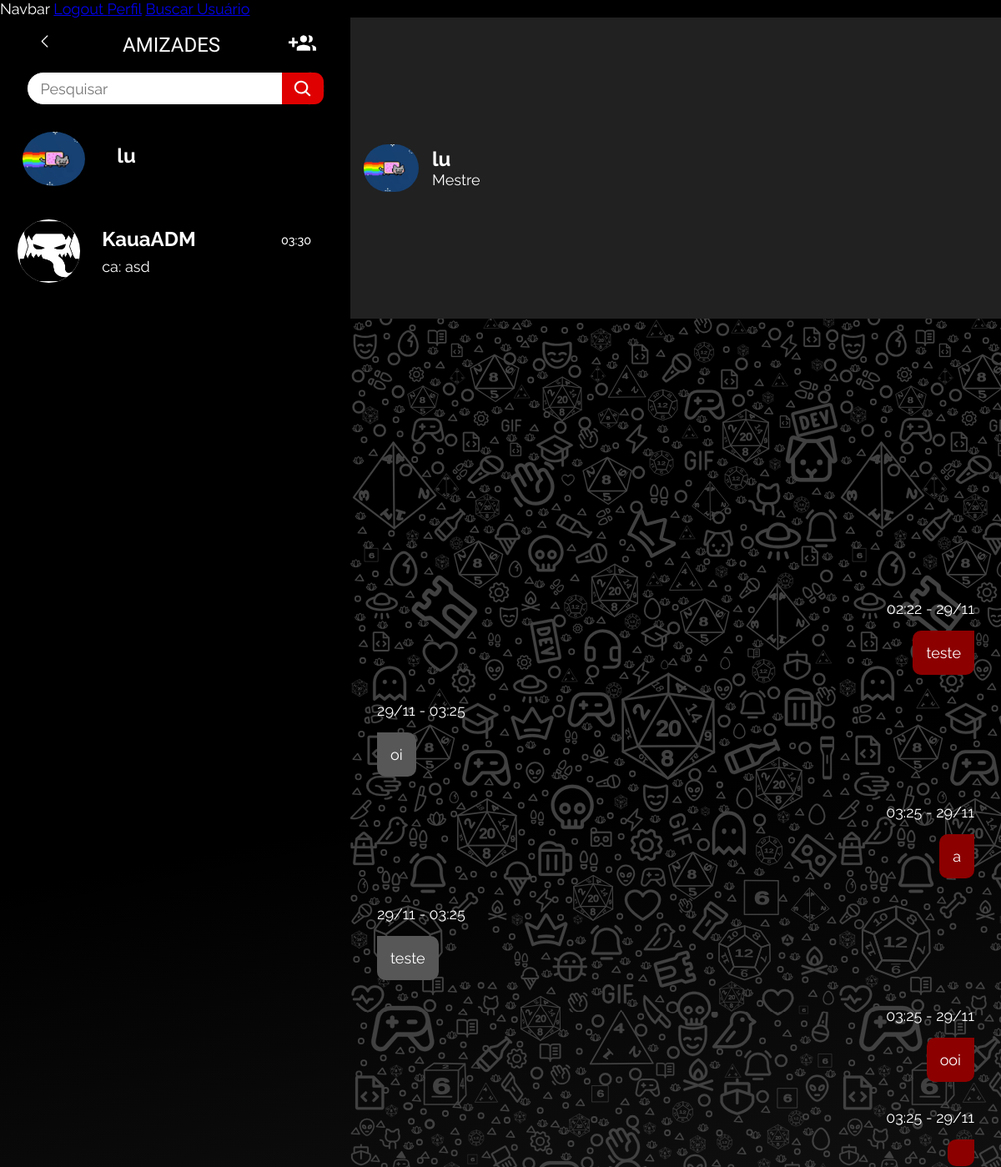
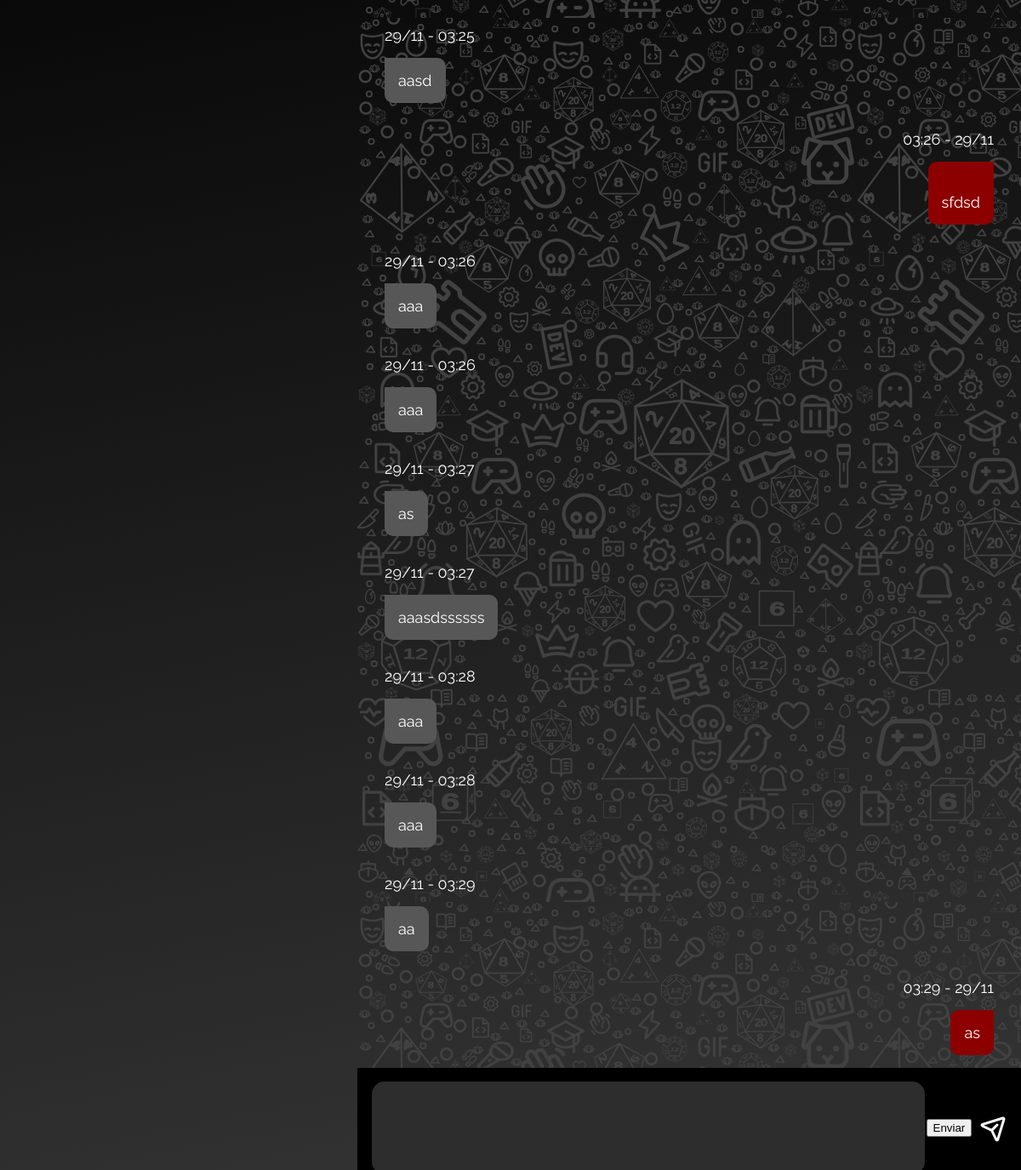
The app's page /SistAmizade/Abrir_chat_privado/2/ (signed in) with its own data (2 pictures, top to bottom).
### SistAmizade/models.py (models this page shows, shortened)
class Amigo(models.Model):
    usuario = models.ForeignKey(User, related_name='amigos', on_delete=models.CASCADE)
    amigo = models.ForeignKey(User, related_name='amigos_de', on_delete=models.CASCADE)
    data_criacao = models.DateTimeField(auto_now_add=True)
    slug = models.SlugField(max_length=255, default=None)
    fotoConta = models.FileField(max_length=200, default="Indefinido")
    nomeAmigo = models.CharField(max_length=200, default='None')
    class Meta:
        unique_together = ('usuario', 'amigo')

### home/models.py (models this page shows, shortened)
class Perfil(models.Model):
    nomePerfil = models.ForeignKey(User, on_delete=models.CASCADE)
    slug = models.SlugField(User, unique=True)
    SESSION_CHOICES = (
        ('Online', 'Online'),
        ('Presencial', 'Presencial'),
    )
    PLAYER_TYPE_CHOICES = (
        ('Mestre', 'Mestre'),
        ('Jogador', 'Jogador'),
        ('Ambos', 'Ambos'),
    )
    RPG_SYSTEM_CHOICES = (
        ('Dungeons & Dragons', 'Dungeons & Dragons'),
        ('Tormenta20', 'Tormenta20'),
        ('Ordem Paranormal', 'Ordem Paranormal'),
        ('Call of Cthulhu', 'Call of Cthulhu'),
        ('Outros', 'Outros'),
    )
    fotoConta = models.ImageField(upload_to='images/profilePictures')
    tipo_sessao = models.CharField(max_length=20, choices=SESSION_CHOICES, null=True)
    tipo_player = models.CharField(max_length=20, choices=PLAYER_TYPE_CHOICES, null=True)
    descricao = models.TextField(max_length=256, null=True)
    sistema_rpg = models.CharField(max_length=20, choices=RPG_SYSTEM_CHOICES, null=True)
    idade = models.IntegerField(null=True)

### chat/models.py (models this page shows)
class Mensagem(models.Model):
	autor = models.ForeignKey(User, on_delete=models.CASCADE)
	tempo = models.DateTimeField(auto_now_add=True)
	conteudo = models.TextField()
	grupo = models.ForeignKey(Grupo, on_delete=models.CASCADE)

### SistAmizade/views.py (the view)
# urls.py: path('Abrir_chat_privado/<int:user_id>/', views.Abrir_chat_Amigo, name='Abrir_chat_privado'),
@login_required
def Abrir_chat_Amigo(request, user_id):
    user = request.user
    amigo = User.objects.get(pk=user_id)
    amigos = Amigo.objects.filter(usuario=user)
    aux = Perfil.objects.get(id=user_id)
    chatPerfil = {
        'fotoConta': aux.fotoConta,
        'nome': amigo.username,
        'tipoJogador': aux.tipo_player,
        'slug': aux.slug
    }
    grupo = Grupo.objects.filter(membros=user).filter(membros=amigo).first()
    if not grupo:
        grupo, _ = Grupo.objects.get_or_create(criador=user, publico=False)
        grupo.membros.add(user, amigo)
        grupo.save()
    if not Amigo.objects.filter(usuario=user, amigo=amigo).exists():
        return HttpResponseForbidden('Você não é amigo desse usuário.')
    mensagens = Mensagem.objects.filter(grupo=grupo).order_by('tempo')
    for teste in amigos:
        ultimaMSG = Mensagem.objects.filter(grupo=teste.amigo.id).order_by('-id').first()
        if ultimaMSG:
            teste.lastMessage = f'{ultimaMSG.autor}: {ultimaMSG.conteudo}'
            teste.lastHour = ultimaMSG.tempo
    return render(request, 'chat-privado.html', context={'mensagens': mensagens, 'uuid': grupo.uuid, 'amigos': amigos, 'chatPerfil': chatPerfil})

### SistAmizade/templates/chat-privado.html (shortened to what this page needs)
{% extends 'principal/base.html' %}
{% load static %}
{% block head %}
<link rel="stylesheet" href="{% static 'css/global-ia.css' %}" />
<link rel="stylesheet" href="{% static 'css/chat.css' %}" />
<link rel="stylesheet" href="{% static 'css/responsivity.css' %}">
{% endblock %}
{% block conteudo %}
<div class="flex" style="height: 100vh;">
    <div class="leftmessanger flex">
        <div class="contacts-header flex">
            <button style="all: unset;" onclick="goBack()">
                <img class="down-arrow-1-41" alt="" src="{% static 'img/public/downarrow-1-4@2x.png'%}" id="downArrow14"/>
            </button>
            <div id="amizades">AMIZADES</div>
            <div class="contacts-header-icon flex">
                <a href="{% url 'search_user' %}">
                    <img class="create-group-button-2-1" alt="" src="{% static "img/public/addFriend.png" %}" id="createGroupButton21"/>
                </a>
            </div>
        </div>
        <div class="searchbar2">
            <div class="searchbar-inner flex">
                <input id="searchInput" placeholder="Pesquisar" class="pesquisar" oninput="filterFriends()"></input>
                <div class="searchbar-child1 flex"/>
                    <img class="magnifying-glass-1-icon1" alt="" src="{% static "img/public/magnifyingglass-11.svg" %}"/>
                </div>
            </div>
        </div>
        <div class="contact-list flex">
            {% for amigo in amigos %}
            <a href="{% url 'Abrir_chat_privado' amigo.amigo.id %}">
            <div id="{{ amigo.nomeAmigo }}" class="amizade">
                <div class="image-50-group">
                    {% if amigo.fotoConta == 'Indefinido' %}
                        <img style="background-color: white;" class="image-50-icon1" alt="" src="{% static 'img/Ain.png' %}"/>
                    {% else %}
                        <img class="image-50-icon1" alt="" src="{{ amigo.fotoConta.url }}"/>
                    {% endif %}
                </div>
                <div class="contact-write">
                    <b>{{ amigo.nomeAmigo }}</b>
                    <p class="e-a-mesa">{{ amigo.lastMessage }}</p>
                </div>
                <p class="time">{{ amigo.lastHour|date:"H:i" }}</p>
            </div>
            </a>
            {% endfor %}
        </div>
    </div>
    <div id="chat" class="chatprivado flex">
        <div class="header1">
            <div class="header-child flex">
                <div class="image-50-parent3 flex">
                    {% if chatPerfil.fotoConta != 'Indefinido' %}
                        <img class="image-50-icon6" alt="" src="{{ chatPerfil.fotoConta.url }}"/>
                    {% else %}
                        <img class="image-50-icon6" alt="" src="{% static 'img/ain.png '%}"/>
                    {% endif %}
                </div>
                <div class="header-text">
                    <a style="all: unset; cursor: pointer;" href="{% url 'exibir_perfil' chatPerfil.slug %}"><b class="lucas-passos3">{{ chatPerfil.nome }}</b></a>
                    <p class="online">{{ chatPerfil.tipoJogador }}</p>
                </div>
            </div>
        </div>
        <div id="chat-body">
            <div id="chat-log" class="text-area flex">
                {% for mensagem in mensagens %}
                    {% if mensagem.autor == user %}
                        <div class="my-text">
                            <div class="hour">
                                <p>{{ mensagem.tempo|date:"H:i - d/m" }}</p>
                            </div>
                            <div class="flex msg">
                                <div class="msg-box">
                                    <p  style="white-space: pre-line;">{{ mensagem.conteudo }}</p>
                                </div>
                            </div>
                        </div>
                    {% else %}
                        <div class="your-text">
                            <div class="hour">
                                <p>{{ mensagem.tempo|date:"d/m - H:i" }}</p>
                            </div>
                            <div class="msg flex">
                                <div class="msg-box">
                                    <p  style="white-space: pre-line;">{{ mensagem.conteudo }}</p>
                                </div>
                            </div>
                        </div>
                    {% endif %}
                {% endfor %}
            </div>
            <div class="sent-bar flex">
                <div id="sent" class="flex">
                    <textarea type="text" id="auto-resize-textarea" oninput="autoResize()" class="flex" name="" cols="0" rows="0"></textarea>
                    <input id="chat-message-submit" type="button" value="Enviar">
                    <button class="sent-elipse flex">
                        <img src="{% static "img/public/paper-plane.svg" %}" alt="">
                    </button>
                </div>
            </div>
        </div>
    </div>
{% endblock conteudo %}

### static/css/global-ia.css (style rules this page uses)
* { margin: 0; }
.flex { display: flex; align-items: center; justify-content: center; }
body { margin: 0; overflow-x: hidden; }
button { all: initial; }
:root { --body: Raleway; --header-12: "a Absolute Empire"; --font-merriweather: Merriweather; --font-inter: Inter; --font-size-8xl: clamp(14px, 2.3vw, 27px); --font-size-21xl: clamp(20px, 3.4vw, 40px); --header-12-size: clamp(18px, 2.5vw, 32px); --font-size-lg: clamp(14px, 1.5vw, 18px); --font-size-lgi: clamp(14px, 2vw, 32px); --font-size-3xs: clamp(10px, 2vw, 24px); --font-size-smi: clamp(13px, 1.5vw, 18px); --font-size-5xs: clamp(8px, 1.8vw, 18px); --title-size: 96px; --font-size-mid: 17px; --font-size-5xl: clamp(12px, 2.3vw, 24px); --font-size-65xl: clamp(40px, 8vw, 84px); --font-size-45xl: clamp(24px, 6vw, 64px); --font-size-sm: clamp(14px, 1.2vw, 18px); --body-size: clamp(14px, 2vw, 32px); --font-size-17xl: clamp(12px, 2.5vw ,36px); --title-size: clamp(64px, 3vw, 96px); --title-13-size: clamp(25px, 3vw, 36px); --font-size-9xl: clamp(24px, 5.4vw, 56px); --subtitle-22-size: clamp(17px,1.7vw, 32px); --font-size-xl: clamp(16px, 2.5vw, 32px); --font-size-4xl: clamp(17px,2vw,23px); --font-size-29xl: clamp(15px, 2.5vw ,36px); --br-xl: 20px; --br-8xs: 5px; --br-3xs: 10px; --br-31xl: 50px; --br-mini: 15px; --br-194xl: 213px; --color-black: #000; --color-white: #fff; --color-darkred: #8c0000; --color-limegreen-100: #00de3f; --dragonblood: #df0101; --mudbase: #a8233c; --darkred: #760d21; --lightredwine: #cc667c; }

### records on screen
Amigo: fotoConta (picture), nomeAmigo "lu"
Amigo: nomeAmigo "KauaADM", lastMessage "ca: asd", lastHour "03:30"
Perfil: tipoJogador "Mestre"
Mensagem: tempo "02:22 - 29/11", conteudo "teste"
Mensagem: tempo "29/11 - 03:25", conteudo "oi"
Mensagem: tempo "03:25 - 29/11", conteudo "a"
Mensagem: tempo "29/11 - 03:25", conteudo "teste"
Mensagem: tempo "03:25 - 29/11", conteudo "ooi"
Mensagem: tempo "03:25 - 29/11"
Mensagem: tempo "29/11 - 03:25", conteudo "aasd"
Mensagem: tempo "03:26 - 29/11", conteudo "sfdsd"
Mensagem: tempo "29/11 - 03:26", conteudo "aaa"
Mensagem: tempo "29/11 - 03:26", conteudo "aaa"
Mensagem: tempo "29/11 - 03:27", conteudo "as"
Mensagem: tempo "29/11 - 03:27", conteudo "aaasdssssss"
Mensagem: tempo "29/11 - 03:28", conteudo "aaa"
Mensagem: tempo "29/11 - 03:28", conteudo "aaa"
Mensagem: tempo "29/11 - 03:29", conteudo "aa"
Mensagem: tempo "03:29 - 29/11", conteudo "as"

### other values on screen
{{ chatPerfil.nome }} "lu"
